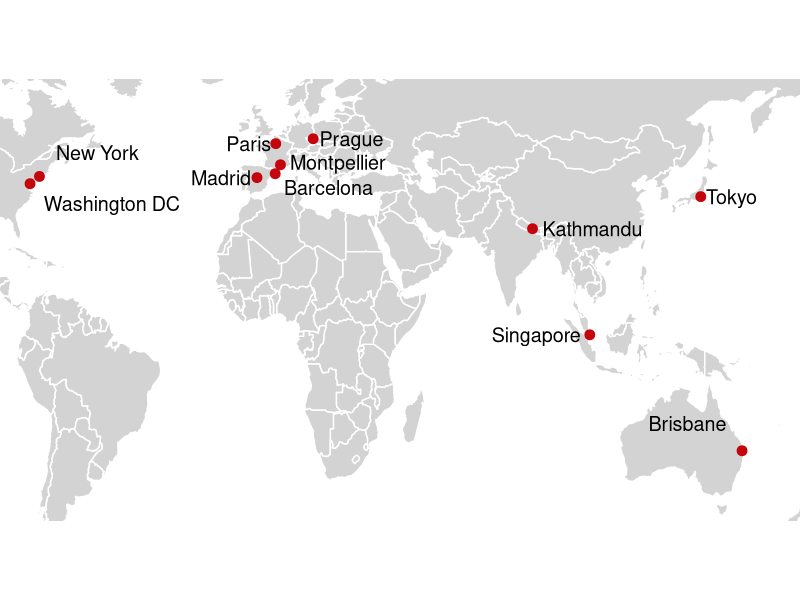
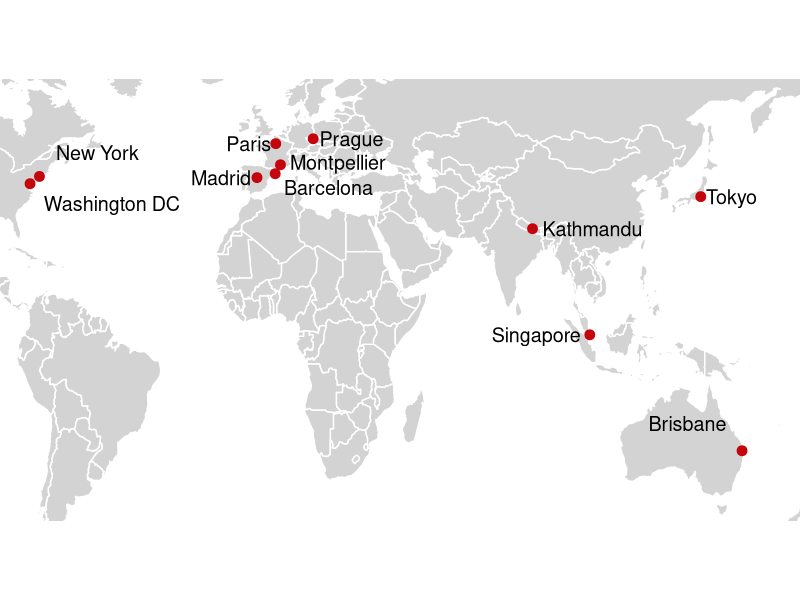

R code for these plots, in order:
# Load libraries
library(ggplot2)
library(maps)
library(dplyr)

# Coordinates and labels
study_abroad <- data.frame(
  Location = c("Barcelona", "Paris", "Singapore", "Madrid", 
               "Montpellier", "Prague", "Tokyo",
               "Washington DC", "New York",
               "Kathmandu", "Brisbane"),
  lon = c(2.1734, 2.3522, 103.8198, -3.7038, 3.8777, 14.4378, 139.6917,
          -77.0369, -74.0060, 85.3240, 153.0251),
  lat = c(41.3851, 48.8566, 1.3521, 40.4168, 43.6117, 50.0755, 35.6895,
          38.9072, 40.7128, 27.7172, -27.4698)
)

# Adjust label y-offsets
study_abroad <- study_abroad %>%
  mutate(
    y_offset = case_when(
      Location == "Montpellier" ~ 0.6,
      Location == "Barcelona" ~ -0.8,
      Location == "New York" ~ 0.3,            # Move label closer
      Location == "Washington DC" ~ -1.2,
      Location == "Brisbane" ~ 1.2,
      TRUE ~ 0
    )
  )

# Get base map
world <- map_data("world")

# Plot the map
ggplot() +
  geom_polygon(data = world, aes(x = long, y = lat, group = group),
               fill = "lightgray", color = "white") +
  geom_point(data = study_abroad, aes(x = lon, y = lat), color = "#C5050C", size = 3) +
  geom_text(
    data = study_abroad,
    aes(
      x = lon,
      y = lat + y_offset,
      label = Location,
      vjust = case_when(
        Location == "Barcelona" ~ 1.2,
        Location == "New York" ~ -1,
        Location == "Brisbane" ~ -1,
        Location == "Washington DC" ~ 1.5,
        TRUE ~ 0.5
      ),
      hjust = case_when(
        Location == "Washington DC" ~ -0.1,
        Location == "Singapore" ~ 1.1,
        Location == "Tokyo" ~ -0.1,
        Location == "New York" ~ -0.2,          # Bring label closer
        Location == "Brisbane" ~ 1.2,
        Location %in% c("Paris", "Madrid") ~ 1.1,
        TRUE ~ -0.1
      )
    ),
    size = 5,
    color = "black"
  ) +
  coord_fixed(1.3, xlim = c(-75, 160), ylim = c(-40, 60)) +
  theme_void() +
  theme(
    plot.title = element_blank(),
    plot.background = element_rect(fill = "transparent", color = NA)
  )

# Save to Downloads
ggsave("~/Downloads/viz15_study_abroad_map.png", width = 12, height = 6, dpi = 300, bg = "transparent")